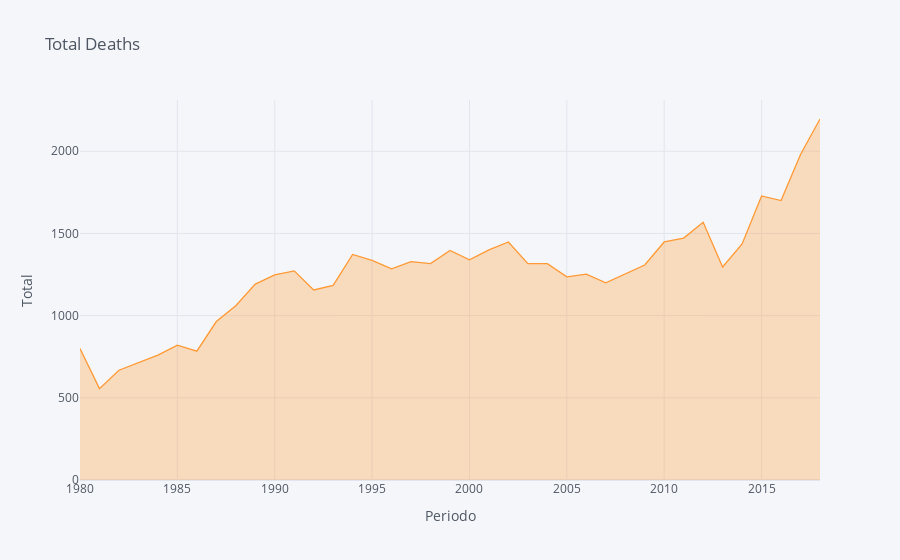

Source (notebook cell):
### Markdown cell above
## ...and finally, show me some insights with Plotly!!!

Of course, you can always check the [class notes](https://github.com/ih-datapt-mad/dataptmad1121_lessons/tree/main/module-2) for further info.

### Code cell
# Cufflinks histogram

Accidentes.iplot(kind='line',
                     title='Total Deaths',
                     yTitle='Total',
                     xTitle='Periodo',
                     fill = True)

### Figure 1 — Plotly figure (JSON) as saved in the notebook; plotly's stock layout.template omitted (floating-point values rounded to 4 significant figures)
{"data": [{"fill": "tozeroy", "fillcolor": "rgba(255, 153, 51, 0.3)", "line": {"color": "rgba(255, 153, 51, 1.0)", "dash": "solid", "shape": "linear", "width": 1.3}, "mode": "lines", "name": "Artritis reumatoide y osteoartrosis", "text": "", "type": "scatter", "x": [1980, 1981, 1982, 1983, 1984, 1985, 1986, 1987, 1988, 1989, 1990, 1991, 1992, 1993, 1994, 1995, 1996, 1997, 1998, 1999, 2000, 2001, 2002, 2003, 2004, 2005, 2006, 2007, 2008, 2009, 2010, 2011, 2012, 2013, 2014, 2015, 2016, 2017, 2018], "y": [800, 556, 668, 716, 760, 820, 784, 964, 1060, 1192, 1248, 1272, 1156, 1184, 1372, 1336, 1284, 1328, 1316, 1396, 1340, 1400, 1448, 1316, 1316, 1236, 1252, 1200, 1252, 1308, 1448, 1472, 1568, 1296, 1436, 1728, 1700, 1980, 2196]}], "layout": {"legend": {"bgcolor": "#F5F6F9", "font": {"color": "#4D5663"}}, "paper_bgcolor": "#F5F6F9", "plot_bgcolor": "#F5F6F9", "title": {"font": {"color": "#4D5663"}, "text": "Total Deaths"}, "xaxis": {"gridcolor": "#E1E5ED", "showgrid": true, "tickfont": {"color": "#4D5663"}, "title": {"font": {"color": "#4D5663"}, "text": "Periodo"}, "zerolinecolor": "#E1E5ED"}, "yaxis": {"gridcolor": "#E1E5ED", "showgrid": true, "tickfont": {"color": "#4D5663"}, "title": {"font": {"color": "#4D5663"}, "text": "Total"}, "zerolinecolor": "#E1E5ED"}}}
